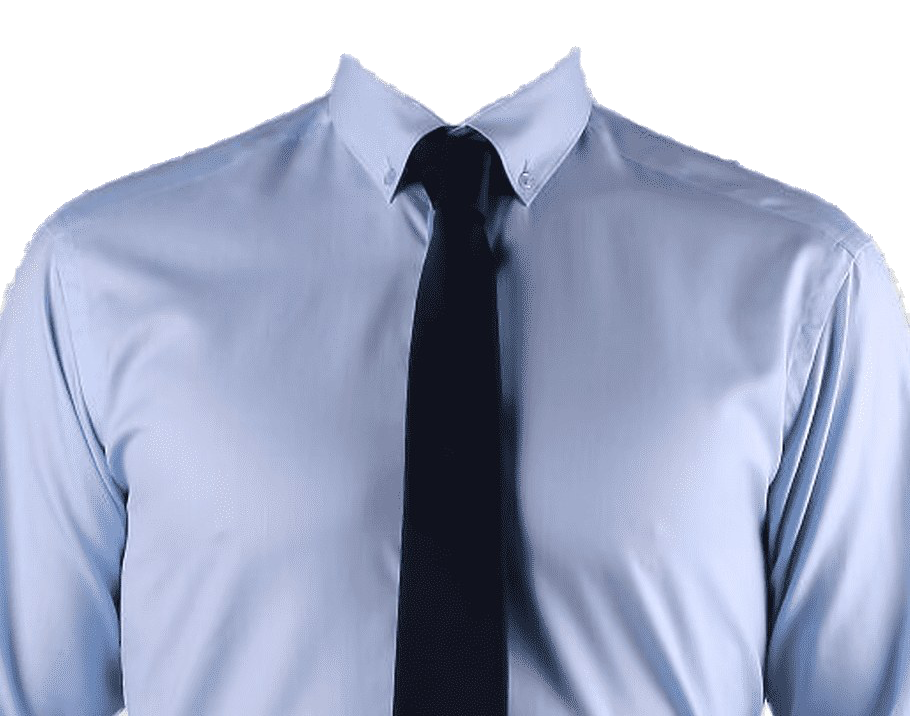
#> input picture tops/top1.jpg, 910 x 716 px; its folder holds only this picture in this run
$ python TopTrialPhoto.py
#> lines starting #> are read from the running program, lines starting #| are printed output that depends on the picture; after the words box and inside, x2 and y2 are one past the last pixel; in counts of white or black regions, pixels touching at a corner belong together
### CollectionOfTops.py
import os
import cv2
def loadTops():
    folder = "tops"
    images = []
    thres = [40, 75, 130, 130]
    for filename in os.listdir(folder):
        img = cv2.imread(os.path.join(folder, filename))
#> img is the input picture: shape (716, 910, 3); mean B, G, R 199, 175.4, 167.8
        if img is not None:
            images.append(img)
    return images

### TopTrialPhoto.py
import cv2
import imutils
import numpy as np
import tkinter as tk
from tkinter import filedialog
import CollectionOfTops as cc
import random

# Global variables for drag-and-drop and resizing
dragging = False
start_x, start_y = 0, 0
cloth_x, cloth_y = 200, 200
cloth_width, cloth_height = 300, 300

# Load face detector for automatic fitting
face_cascade = cv2.CascadeClassifier(cv2.data.haarcascades + 'haarcascade_frontalface_default.xml')


# [61 lines left out: functions mouse_callback, fit_prop_to_body, not called in this run]


def select_new_image():
    """
    Open a file dialog to select a new image and return the loaded image.
    """
    root = tk.Tk()
    root.withdraw()  # Hide the root window
    file_path = filedialog.askopenfilename(filetypes=[("Image files", "*.jpg *.jpeg *.png")])

    if file_path:
        return cv2.imread(file_path)
    else:
        return None


def fashion():
    global cloth_x, cloth_y, cloth_width, cloth_height

    # Load tops
    images = cc.loadTops()
#> images = 1 item
    currentClothId = 0

    # Ask user to select an image initially
    original_frame = select_new_image()
#> the answer given: tops/top1.jpg
    if original_frame is None:
        print("No image selected. Exiting.")
        return

    # Resize the image for better visibility
    frame_to_try = imutils.resize(original_frame.copy(), width=800)

    # Set up OpenCV mouse callback
    cv2.namedWindow("Try Tops on Your Photo")
    cv2.setMouseCallback("Try Tops on Your Photo", mouse_callback)

    while True:
        # Create a fresh copy of the original image to overlay the top
        frame_to_try = imutils.resize(original_frame.copy(), width=800)

        # Get the current top and resize it
        top = images[currentClothId]
        top = cv2.resize(top, (cloth_width, cloth_height))

        # Ensure the overlay fits within the image dimensions
        f_height, f_width, _ = frame_to_try.shape
#> f_height = 629; f_width = 800
        if cloth_y + cloth_height > f_height:
            cloth_height = f_height - cloth_y
        if cloth_x + cloth_width > f_width:
            cloth_width = f_width - cloth_x

        # Apply threshold and masks
        topGray = cv2.cvtColor(top, cv2.COLOR_BGR2GRAY)
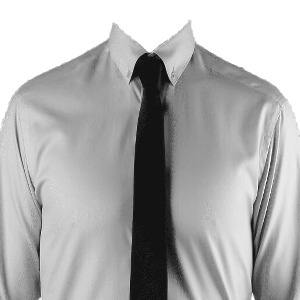
#> topGray: shape (300, 300); min 10, max 255, mean 175.7
        ret, mask = cv2.threshold(topGray, 200, 255, cv2.THRESH_BINARY_INV)
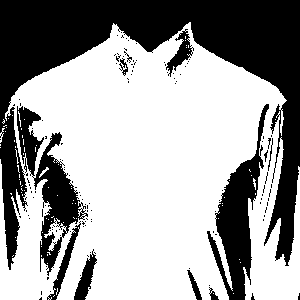
#> mask: shape (300, 300); 62.6% white; 132 black regions (120 under 20 px), largest, box (x1, y1, x2, y2) and area: (0, 0, 300, 270) 23737, (207, 104, 269, 300) 4137, (17, 106, 88, 276) 3713
        inverted_mask = cv2.bitwise_not(mask)
        roi = frame_to_try[cloth_y:cloth_y + cloth_height, cloth_x:cloth_x + cloth_width]
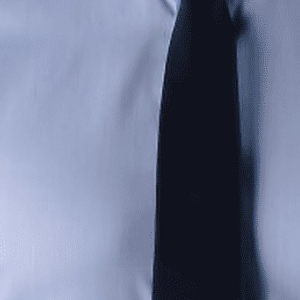
#> roi: shape (300, 300, 3); mean B, G, R 143.6, 117.6, 109.4
        image_background = cv2.bitwise_and(roi, roi, mask=inverted_mask)
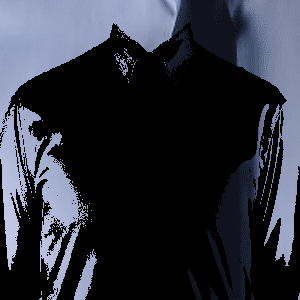
#> image_background: shape (300, 300, 3); mean B, G, R 58.6, 48.2, 44.8
        image_foreground = cv2.bitwise_and(top, top, mask=mask)
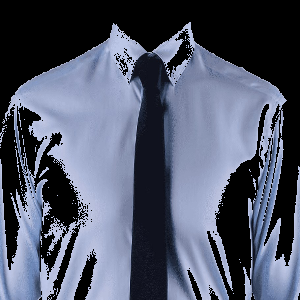
#> image_foreground: shape (300, 300, 3); mean B, G, R 105.9, 87.3, 81

        # Combine background and foreground
        overlay = cv2.add(image_background, image_foreground)
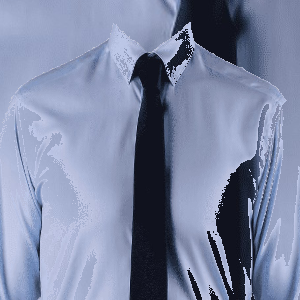
#> overlay: shape (300, 300, 3); mean B, G, R 164.4, 135.5, 125.8

        # Place the combined result back onto the original image
        frame_to_try[cloth_y:cloth_y + cloth_height, cloth_x:cloth_x + cloth_width] = overlay
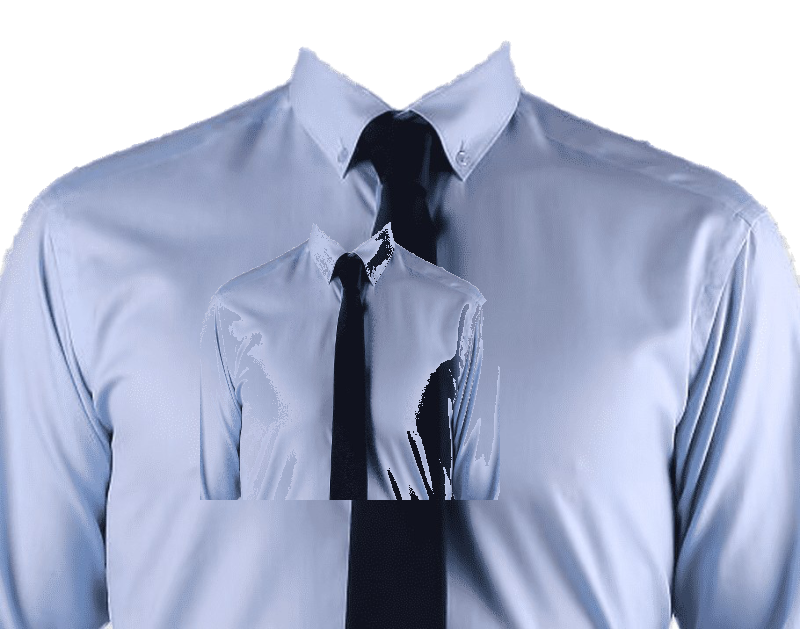
#> frame_to_try: shape (629, 800, 3); mean B, G, R 202.7, 178.6, 170.7

        # Add instructions text
        font = cv2.FONT_HERSHEY_SIMPLEX
        x_text, y_text = 10, 20
        cv2.putText(frame_to_try, "Press 'n' for next top, 'p' for previous, 'Enter' to fit, 's' to save, 'c' to change image, 'Esc' to exit.",
                    (x_text, y_text), font, 0.5, (255, 255, 255), 1)
        cv2.putText(frame_to_try, "Left-click to drag, right-click to zoom in, Shift+right-click to zoom out.",
                    (x_text, y_text + 20), font, 0.5, (255, 255, 255), 1)

        # Display the image
        cv2.imshow("Try Tops on Your Photo", frame_to_try)

        # Handle key inputs
        key = cv2.waitKey(10)
#> (key Esc is pressed here)
        if key & 0xFF == ord('n'):  # Next top
            currentClothId = (currentClothId + 1) % len(images)
        if key & 0xFF == ord('p'):  # Previous top
            currentClothId = (currentClothId - 1) % len(images)
        if key & 0xFF == ord('s'):  # Save on pressing 's'
            rand = random.randint(1, 999999)
            cv2.imwrite('output/' + str(rand) + '.png', frame_to_try)
            print(f"Image saved as 'output/{rand}.png'")
        if key == 13:  # Fit the prop when Enter is pressed
            fit_prop_to_body(original_frame)
        if key & 0xFF == ord('c'):  # Change image on pressing 'c'
            new_image = select_new_image()
            if new_image is not None:
                original_frame = new_image
                cloth_x, cloth_y = 200, 200  # Reset position of the clothing

        if key == 27:  # Exit on pressing 'Esc'
            break

    # Close all OpenCV windows
    cv2.destroyAllWindows()


fashion()

$ run again, on tops/top2.jpg
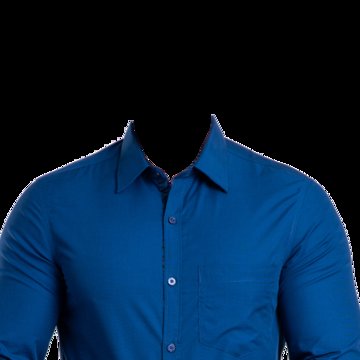
#> input picture tops/top2.jpg, 360 x 360 px
#> in loadTops, img is the input picture: shape (360, 360, 3); mean B, G, R 64.1, 33.9, 3
#> images = 1 item
#> in fashion, `ret, mask = cv2.threshold(topGray, 200, 255, cv2.THRESH_BINARY_INV)`:
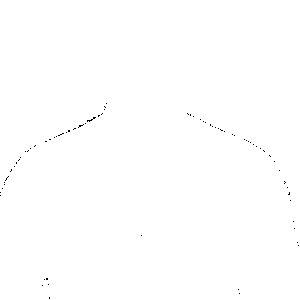
#> mask: shape (300, 300); 99.9% white; black in thin lines or dots, all inside (x1, y1, x2, y2) = (0, 103, 299, 299)
#> in fashion, `cv2.putText(frame_to_try, "Left-click to drag, right-click to zoom in,..`:
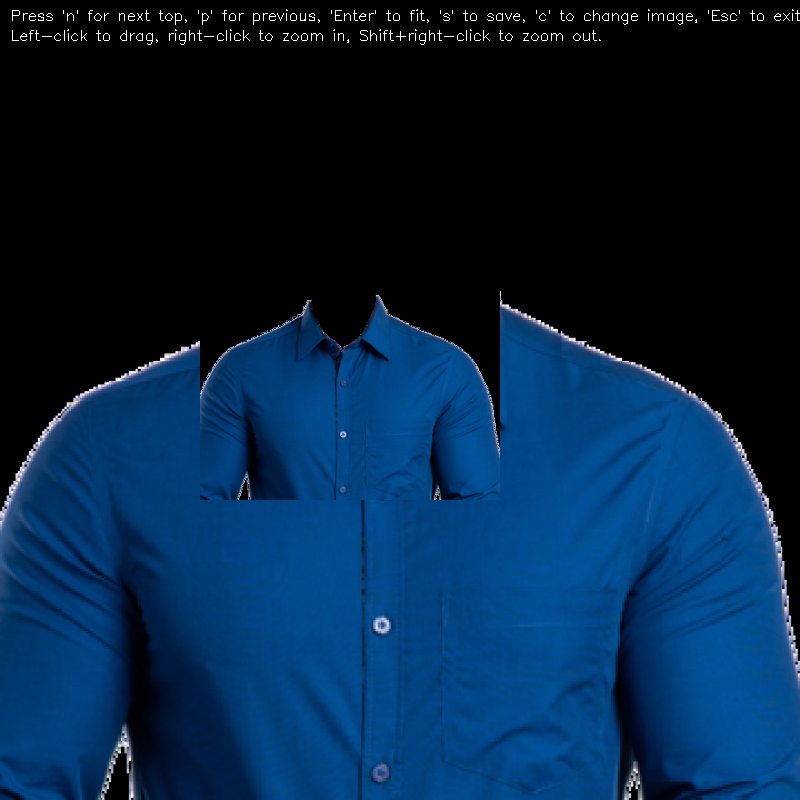
#> frame_to_try: shape (800, 800, 3); mean B, G, R 65.4, 35, 3.7

$ run again, on tops/top3.jpg
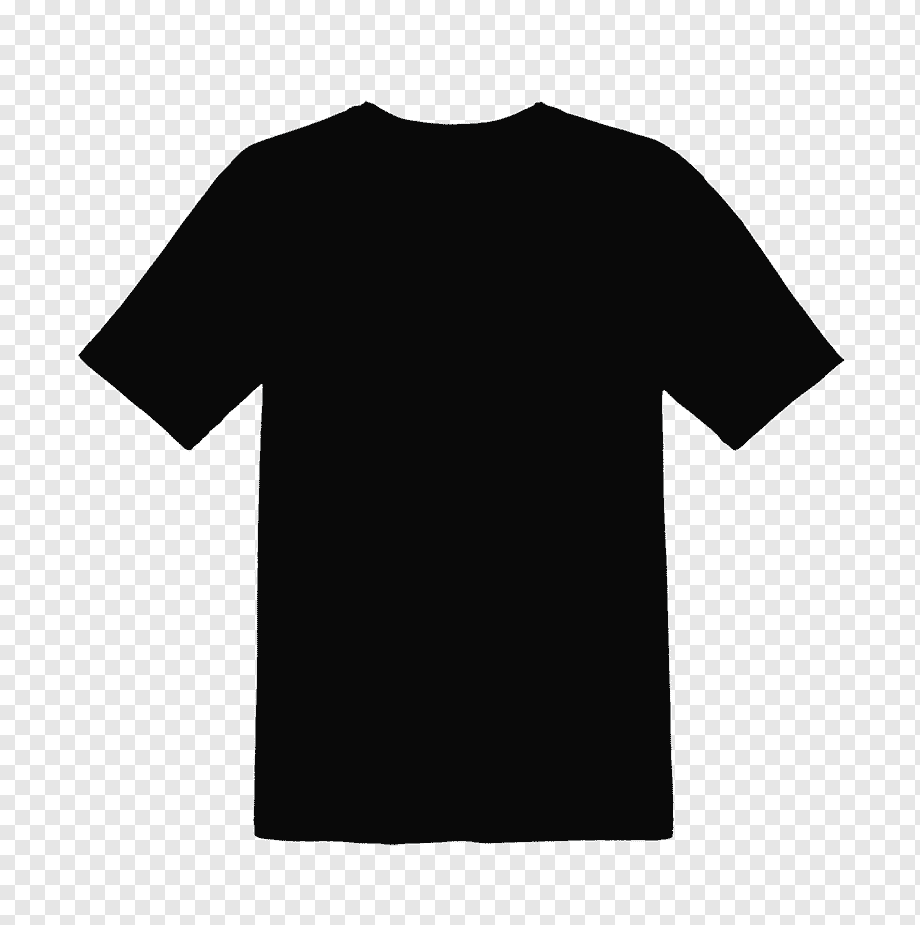
#> input picture tops/top3.jpg, 920 x 925 px
#> in loadTops, img is the input picture: shape (925, 920, 3); mean B, G, R 145.3, 145.3, 145.2
#> images = 1 item
#> in fashion, `ret, mask = cv2.threshold(topGray, 200, 255, cv2.THRESH_BINARY_INV)`:
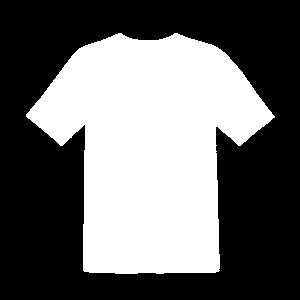
#> mask: shape (300, 300); 41.8% white; 1 white region, box (x1, y1, x2, y2) and area: (26, 33, 275, 274) 37640
#> in fashion, `frame_to_try[cloth_y:cloth_y + cloth_height, cloth_x:cloth_x + cloth_w..`:
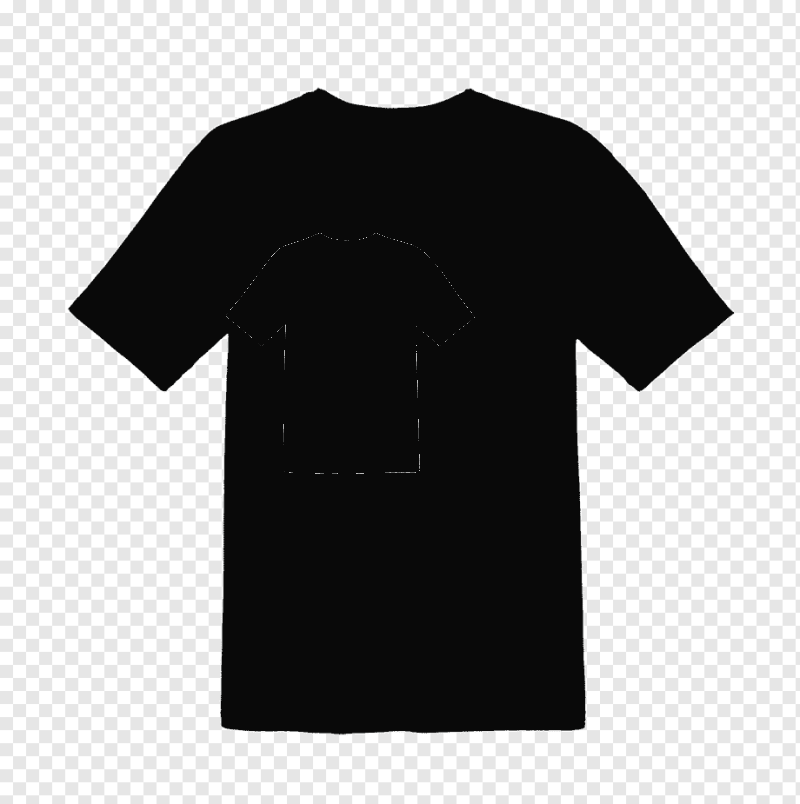
#> frame_to_try: shape (804, 800, 3); mean B, G, R 145.3, 145.3, 145.3
